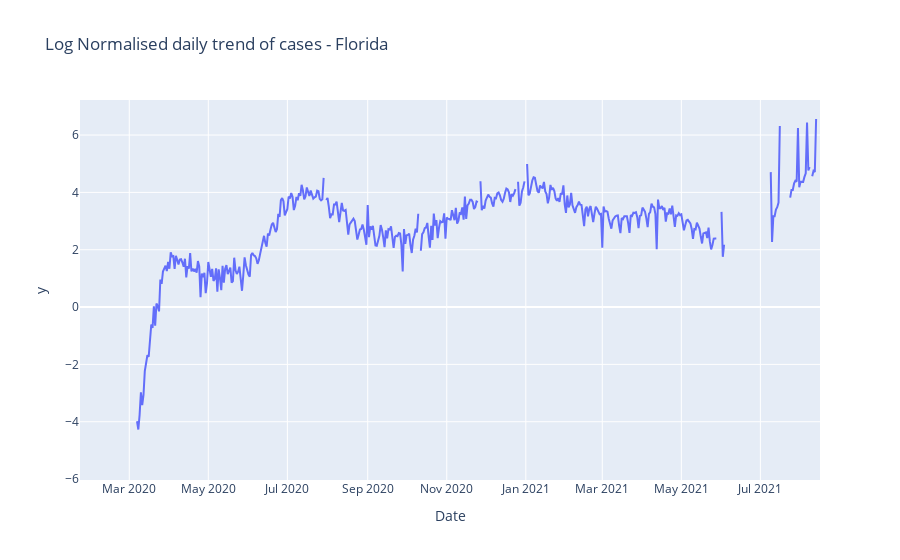

The notebook cell saved with this chart:
### Code cell
fig5_fl = px.line(FL_state_date, x="Date", y=np.log(FL_state_date['Num of Cases Per Day Normalized']),title='Log Normalised daily trend of cases - Florida' )
#fig5_fl.show()
fig1_all_fl.write_image("C:/Users/Vidya/Desktop/Data_Science_project/Fall-21_COVID-Team_5/Images/Saved Pictures/fig5_fl.png")
img_bytes = fig5_fl.to_image(format="png")
Image(img_bytes)

### Figure 1 — Plotly figure (JSON) as saved in the notebook; plotly's stock layout.template omitted (floating-point values rounded to 4 significant figures; data arrays with more than 128 entries replaced by an {"elided": "..."} marker saying what was removed)
{"data": [{"hovertemplate": "Date=%{x}<br>y=%{y}<extra></extra>", "legendgroup": "", "line": {"color": "#636efa", "dash": "solid"}, "marker": {"symbol": "circle"}, "mode": "lines", "name": "", "orientation": "v", "showlegend": false, "type": "scatter", "x": {"elided": "572 str values"}, "xaxis": "x", "y": {"elided": "572 float values"}, "yaxis": "y"}], "layout": {"legend": {"tracegroupgap": 0}, "title": {"text": "Log Normalised daily trend of cases - Florida"}, "xaxis": {"anchor": "y", "domain": [0, 1], "title": {"text": "Date"}}, "yaxis": {"anchor": "x", "domain": [0, 1], "title": {"text": "y"}}}}
